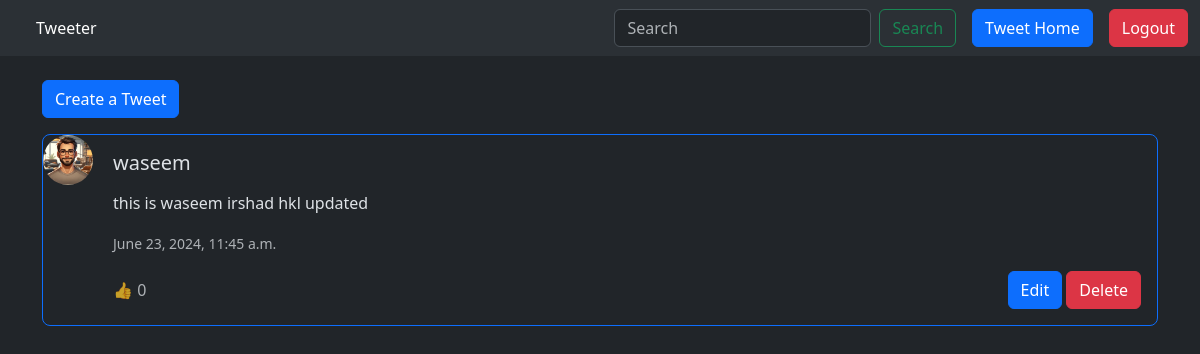
The page /tweet/ (signed in) on the database as committed earlier.
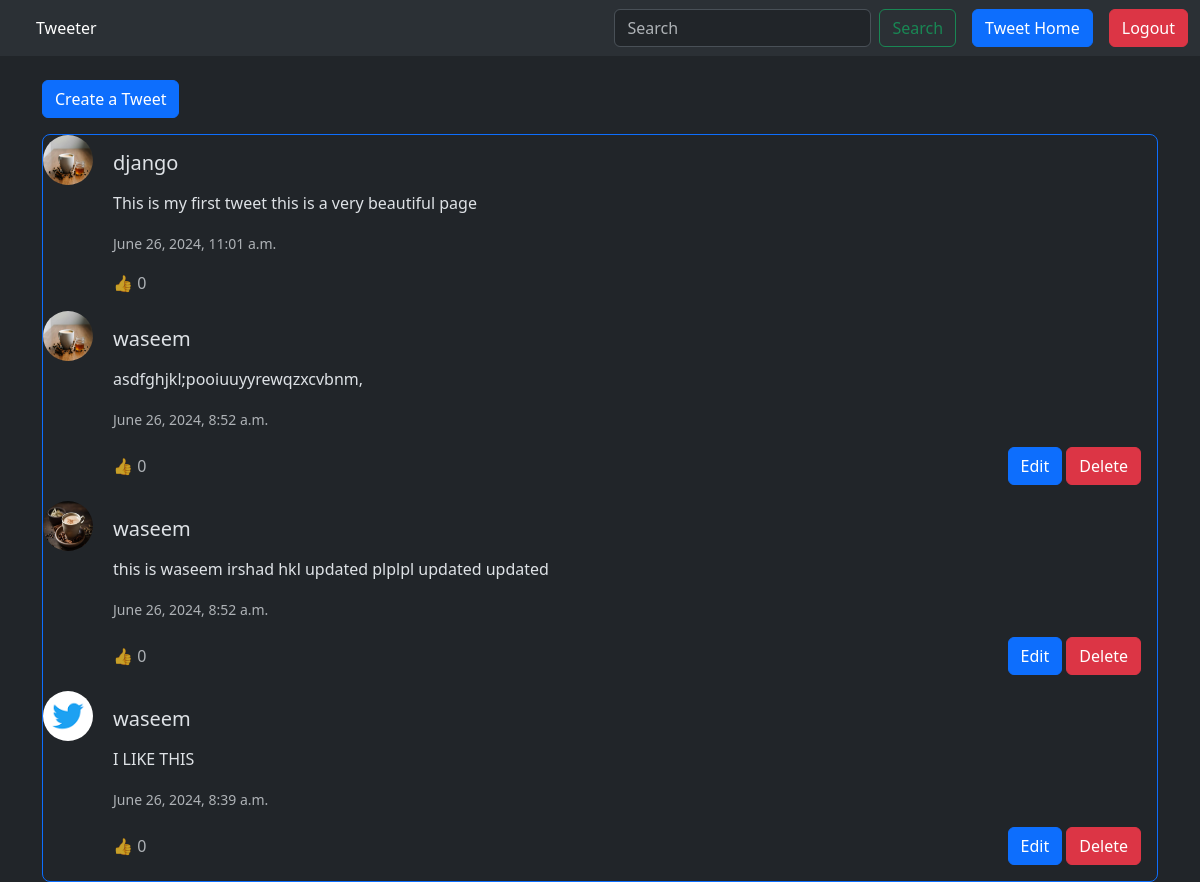
The same page on the database as committed later.
### tweetapp/models.py (models this page shows, shortened)
class Tweet(models.Model):
    user = models.ForeignKey(User,on_delete=models.CASCADE)
    text = models.CharField(max_length=240)
    photo = models.ImageField(upload_to='photos/',blank=True,null=True)
    created_at = models.DateTimeField(auto_now_add=True)
    updated_at = models.DateTimeField(auto_now=True)
    likes = models.PositiveIntegerField(default=0)

### tweetapp/views.py (the view)
# urls.py: path('', views.tweet_list ,name='tweet_list'),
def tweet_list(request):
    tweets = Tweet.objects.all().order_by('-created_at')
    return render(request,'tweet_list.html',{'tweets':tweets})

### tweetapp/templates/tweet_list.html (shortened to what this page needs)
{% extends "base.html" %}
{% block content %}
<a class="btn btn-primary mt-4" href="{% url 'tweet_create' %}">
Create a Tweet
</a>
<div  class="card mt-3 border-primary rounded-3">
{% for tweet in tweets %}
<div class="row g-1">
    <div class="col-auto">
        <img src="{{ tweet.photo.url }}" class="img-fluid rounded-circle" alt="" style="width: 50px; height: 50px;">
    </div>
    <div class="col">
         <div class="card-body ">
        <h5 class="card-title">{{ tweet.user.username }}</h5>
        <p class="card-text">{{ tweet.text|linebreaks }}</p>
        <p class="card-text"><small class="text-muted">{{ tweet.created_at|date:"F j, Y, g:i a" }}</small></p>
        <div class="d-flex justify-content-between align-items-center">
        <span class="text-muted">👍 {{ tweet.likes }}</span>
        <div>
            {% if tweet.user == user %}
        <a href="{% url 'tweet_edit' tweet.id %}" class="btn btn-primary">Edit</a>
         <a href="{% url 'tweet_delete' tweet.id %}" class="btn btn-danger">Delete</a>
        {% endif %}
    </div>
    </div>
    </div>
    </div>
</div>
{% endfor %}
</div>
{% endblock %}

Rows that differ between the two databases and show on the page:
removed Tweet: photo (picture), user.username "waseem", text "this is waseem irshad hkl updated", created_at "June 23, 2024, 11:45 a.m.", likes "0", shows "Edit"
added Tweet: photo (picture), user.username "django", text "This is my first tweet this is a very beautiful page", created_at "June 26, 2024, 11:01 a.m.", likes "0"
added Tweet: photo (picture), user.username "waseem", text "asdfghjkl;pooiuuyyrewqzxcvbnm,", created_at "June 26, 2024, 8:52 a.m.", likes "0", shows "Edit"
added Tweet: photo (picture), user.username "waseem", text "this is waseem irshad hkl updated plplpl updated updated", created_at "June 26, 2024, 8:52 a.m.", likes "0", shows "Edit"
added Tweet: photo (picture), user.username "waseem", text "I LIKE THIS", created_at "June 26, 2024, 8:39 a.m.", likes "0", shows "Edit"
